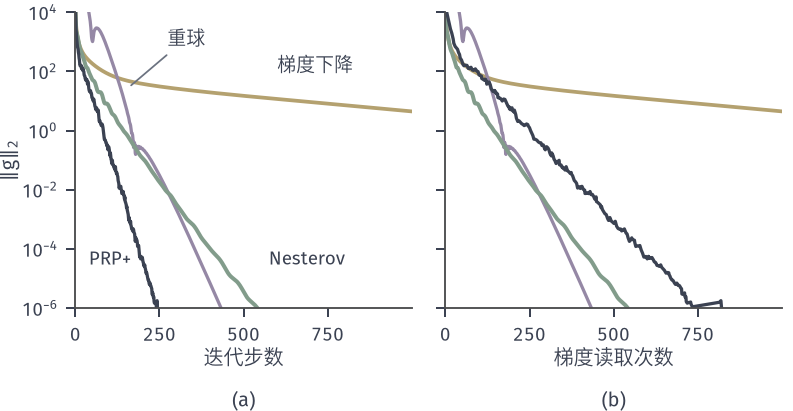

Python code for this plot:
from pathlib import Path
import sys
ROOT = next(p for p in Path(__file__).resolve().parents if (p/'build.sh').is_file() and (p/'tex/book.tex').is_file())
sys.path.insert(0, str(ROOT/'figures/00-shared/mathematical-preliminaries-upper/00-shared/comprehension-figures'))
from support import figure, save, BLUE, GREEN, YELLOW, RED, PURPLE, INK, MUTED, GRID, BLUE_FILL, GREEN_FILL, YELLOW_FILL, RED_FILL, PURPLE_FILL
import numpy as np
HERE = Path(__file__).resolve().parent
STROKE = '#4C4D4F'
def panel(fig, left, right, top, bottom, wspace=.25, hspace=.2):
    fig.set_layout_engine(None)
    fig.subplots_adjust(left=left, right=right, top=top, bottom=bottom, wspace=wspace, hspace=hspace)
def tag(fig, ax, s, y=None, d=.085):
    p = ax.get_position(); fig.text((p.x0+p.x1)/2, (p.y0-d) if y is None else y, s, ha='center', va='top')
# 贯穿例：f(x)=(x1^2+9 x2^2)/2，x0=(9,1)，mu=1，L=9，kappa=9。
H = np.array([1., 9.]); X0 = np.array([9., 1.])
def f_ex(x): return .5*(H*np.asarray(x)**2).sum(-1)
def contour_ex(ax, xr, yr, levels):
    X,Y = np.meshgrid(np.linspace(*xr,700), np.linspace(*yr,500))
    ax.contour(X,Y,.5*(X**2+9*Y**2),levels=levels,colors=[BLUE],linewidths=.65)
def path(ax, P, c, ms=3.2, lw=1.2, **k):
    P=np.asarray(P); ax.plot(P[:,0],P[:,1],'-o',color=c,lw=lw,ms=ms,mew=0,zorder=4,**k)
def opt(ax, x=0, y=0): ax.plot([x],[y],'o',ms=4.8,color=RED,mew=0,zorder=6)
# n=100：f=x^T diag(lam) x/2 + sum log cosh x_i，lam 在 [1,1000] 对数等距，mu=1，L=1001，x0 固定种子。
import math
n=100; lam=np.logspace(0,3,n); rng=np.random.default_rng(0); x0=rng.normal(size=n)*5
F=lambda x:.5*x@(lam*x)+np.sum(np.logaddexp(x,-x)-math.log(2)); G=lambda x:lam*x+np.tanh(x)
Lc=lam.max()+1; mu=1.; TOL=1e-6
def wolfe(x,d,c1,c2,a1):
    n=[0]
    def phi(a):
        n[0]+=1; return F(x+a*d),G(x+a*d)@d
    p0=F(x); d0=G(x)@d
    def zoom(lo,hi,plo):
        for _ in range(80):
            a=.5*(lo+hi); p,dp=phi(a)
            if p>p0+c1*a*d0 or p>=plo: hi=a
            else:
                if abs(dp)<=c2*abs(d0): return a
                if dp*(hi-lo)>=0: hi=lo
                lo=a; plo=p
        return lo
    ao,po,a=0,p0,a1
    for i in range(40):
        p,dp=phi(a)
        if p>p0+c1*a*d0 or (i>0 and p>=po): return zoom(ao,a,po),n[0]
        if abs(dp)<=c2*abs(d0): return a,n[0]
        if dp>=0: return zoom(a,ao,p),n[0]
        ao,po=a,p; a*=2
    return a,n[0]
def gd():
    x=x0.copy(); r=[np.linalg.norm(G(x))]
    while r[-1]>TOL: x=x-G(x)/Lc; r.append(np.linalg.norm(G(x)))
    return np.array(r),np.arange(1,len(r)+1)
def nag():
    q=np.sqrt(mu/Lc); b=(1-q)/(1+q); x=xm=x0.copy(); r=[np.linalg.norm(G(x))]
    while r[-1]>TOL:
        y=x+b*(x-xm); xm,x=x,y-G(y)/Lc; r.append(np.linalg.norm(G(x)))
    return np.array(r),np.arange(1,len(r)+1)
def hb():
    k=Lc/mu; b=((k**.5-1)/(k**.5+1))**2; a=4/(Lc**.5+mu**.5)**2; x=xm=x0.copy(); r=[np.linalg.norm(G(x))]
    while r[-1]>TOL: xm,x=x,x-a*G(x)+b*(x-xm); r.append(np.linalg.norm(G(x)))
    return np.array(r),np.arange(1,len(r)+1)
def prp():
    x=x0.copy(); g=G(x); d=-g; r=[np.linalg.norm(g)]; N=[1]; n=1; ag=1/np.linalg.norm(d)
    while r[-1]>TOL:
        a,k=wolfe(x,d,1e-4,.1,ag); n+=k; x=x+a*d; gn=G(x); s=g@d
        b=max(gn@(gn-g)/(g@g),0); d=-gn+b*d
        if gn@d>=0: d=-gn
        ag=a*s/(gn@d); g=gn; r.append(np.linalg.norm(g)); N.append(n)
    return np.array(r),np.array(N)
fig,(a,b)=figure(width_mm=112,height_mm=58,ncols=2,sharey=True)
panel(fig,.095,.985,.97,.25,wspace=.1)
Rg,Ng=gd(); Rn,Nn=nag(); Rh,Nh=hb(); Rp,Np=prp()
for r,N,c,l in ((Rg,Ng,YELLOW,1.5),(Rh,Nh,PURPLE,1.3),(Rn,Nn,GREEN,1.6),(Rp,Np,INK,1.3)):
    a.semilogy(r,color=c,lw=l); b.semilogy(N,r,color=c,lw=l)
a.set_xlim(0,1000); b.set_xlim(0,1000); a.set_xticks([0,250,500,750]); b.set_xticks([0,250,500,750]); a.set_ylim(1e-6,1e4); a.set_xlabel('迭代步数',labelpad=1); b.set_xlabel('梯度读取次数',labelpad=1); a.set_ylabel(r'$\Vert g\Vert_2$',labelpad=1)
a.text(600,1e2,'梯度下降',fontsize=7.5,color=INK,ha='left'); a.text(40,3e-5,'PRP+',fontsize=7.5,color=INK,ha='left'); a.text(575,3e-5,'Nesterov',fontsize=7.5,color=INK,ha='left'); a.annotate('重球',xy=(160,30),xytext=(330,800),fontsize=7.5,ha='center',arrowprops=dict(arrowstyle='-',color=MUTED,lw=.7,shrinkA=1,shrinkB=1)); a.text(350,1e-1,'重球',fontsize=7.5,color=INK,ha='left') if 0 else None
tag(fig,a,'(a)',y=.05); tag(fig,b,'(b)',y=.05)
print(len(Rg)-1,len(Rn)-1,len(Rh)-1,len(Rp)-1,Np[-1])
save(fig,HERE,'figure',{'n':n,'kappa':Lc/mu,'tol':TOL,'GD':len(Rg)-1,'NAG':len(Rn)-1,'HB':len(Rh)-1,'PRP_plus_iters':len(Rp)-1,'PRP_plus_grad':int(Np[-1])})
